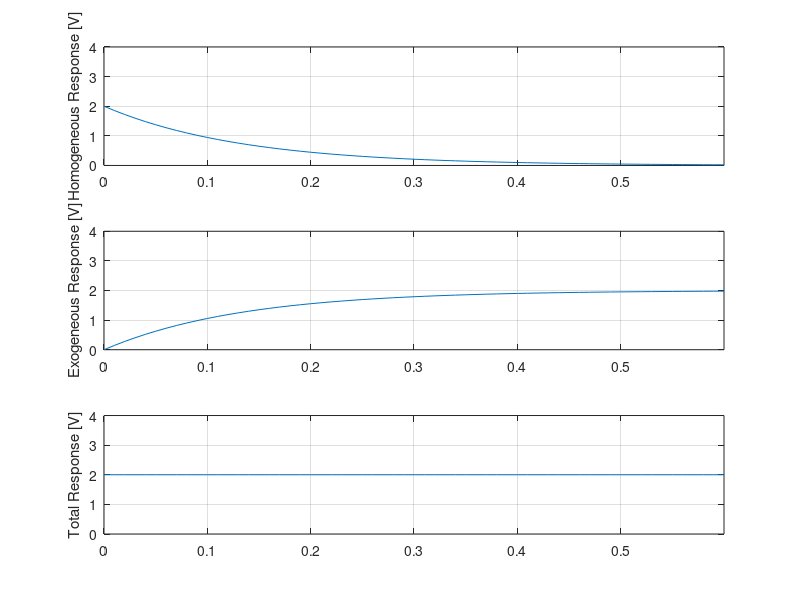

Recreate this plot in MATLAB.
%Constants
R1=1000; R2=2000; C=200*10^-6;
a=(R1+R2)/(R1*R2*C); b=1/(R1*C);

v0=2;
vIn=3;
duration=0.6;
t=0 : 0.01 : duration;

%Homogenous Response
yH=v0*exp(-a*t);

%Exogeneous Response
yE=vIn*(b/a)*(1-exp(-a*t));

%Total Response
yT=yH + yE;

subplot(311); plot(t,yH); axis([0 duration 0 4]);
ylabel('Homogeneous Response [V]'); grid on;

subplot(312); plot(t,yE); axis([0 duration 0 4]);
ylabel('Exogeneous Response [V]'); grid on;

subplot(313); plot(t,yT); axis([0 duration 0 4]);
ylabel('Total Response [V]'); grid on;